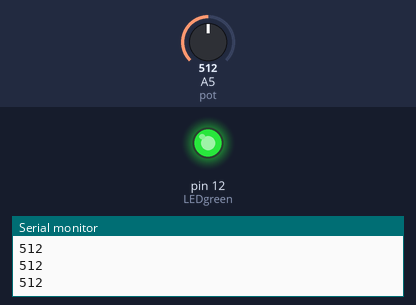
The sketch below on a simulated Arduino Uno, built with avr-gcc and run on an emulated ATmega328P. Shown: output pins drawn as LEDs (lit = HIGH), the last lines printed to the serial monitor. The inputs (shaded band) are chosen by the test bench; at power-on: A5 (pot) = 512.

Above: at 1.2 s.
1.3 s: A5 (pot) set to 488
At 2.3 s:
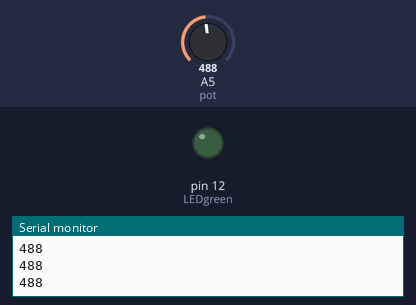
2.8 s: A5 (pot) set to 510
At 3.6 s:
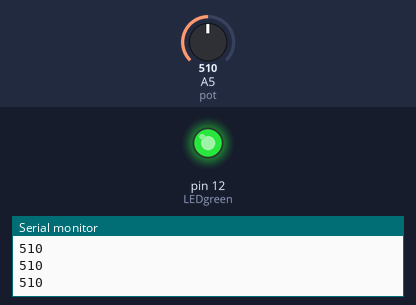
4.3 s: A5 (pot) set to 490
At 4.6 s:
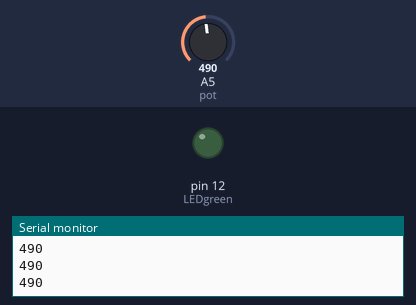
Timing chart, 0 to 7.3 s (numbered marks = the images above; inputs shaded):
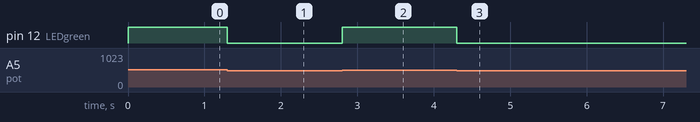

The sketch:

button_LED_check.ino
```cpp
int LEDgreen = 12;
int pot = A5;

void setup() {

pinMode (pot, INPUT);
pinMode (LEDgreen, OUTPUT);
Serial.begin (9600);

}

void loop() {
  Serial.println(analogRead(pot));

  if (analogRead(pot)>500) {
    digitalWrite (LEDgreen, HIGH);
  }

  else {
    digitalWrite (LEDgreen, LOW);
  }

}
```

Measured:
- the behaviour switches between 501 and 500 on A5 (pot) (found by bisection; images 0 and 1)
- after the input at 1.3 s, pin 12 (LEDgreen): HIGH → LOW at once
- after the input at 2.8 s, pin 12 (LEDgreen): LOW → HIGH at once
- after the input at 4.3 s, pin 12 (LEDgreen): HIGH → LOW at once
